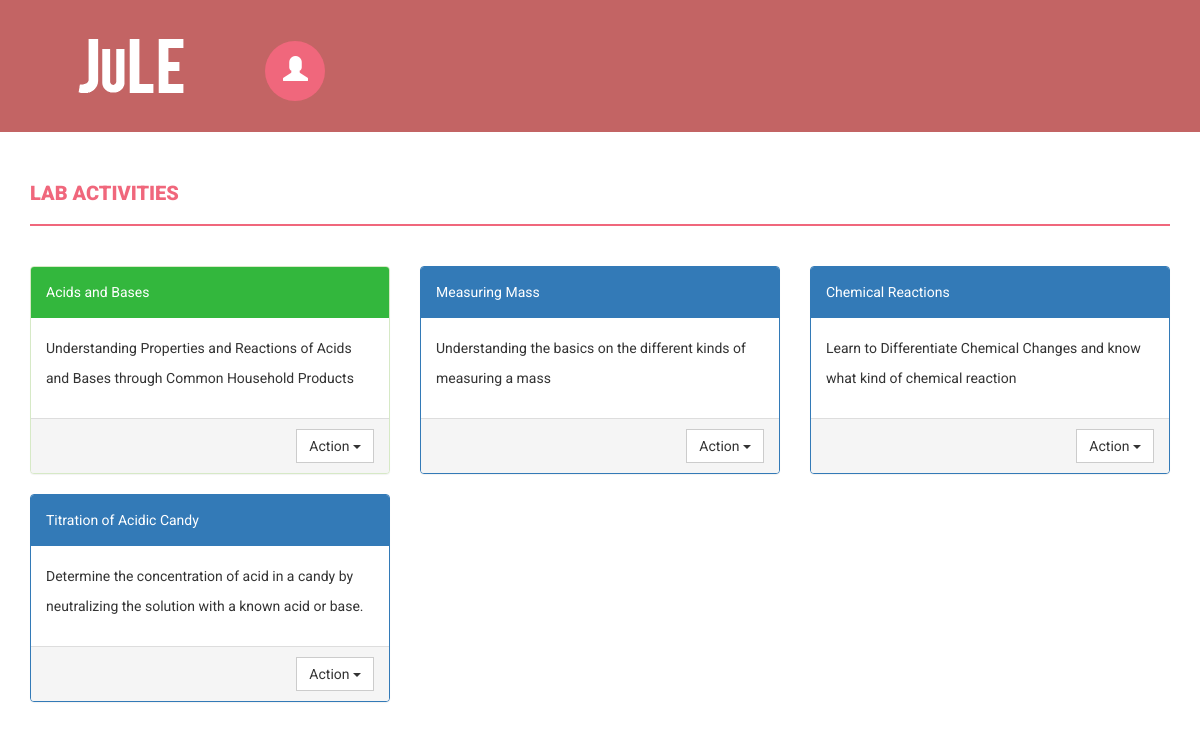
Before: /home/ (signed in) with the older database file.
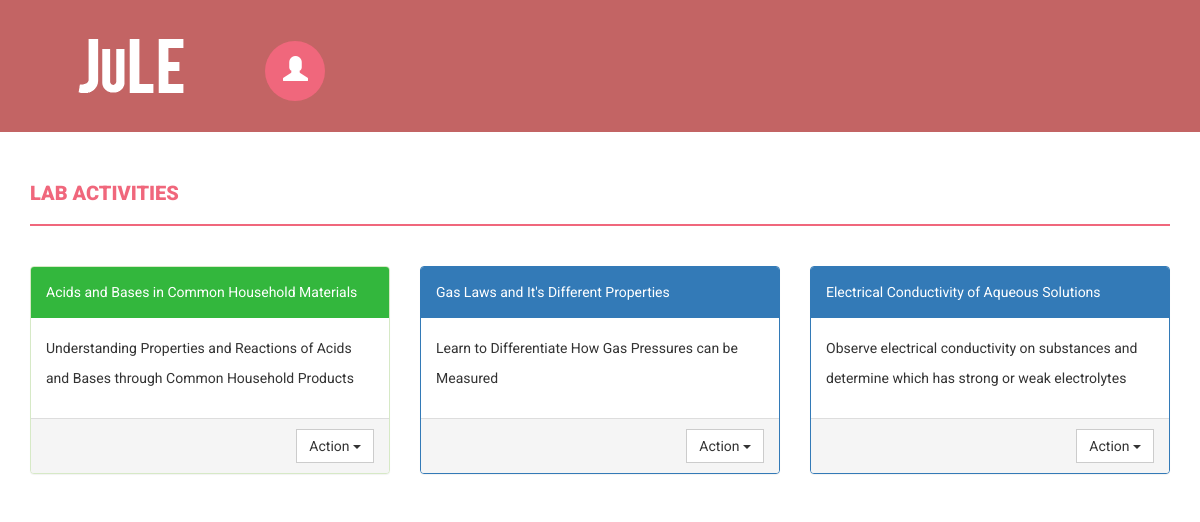
After: the same page with the newer database file.
### myapp/models.py (models this page shows, shortened)
class LabActivity(models.Model):
	labid = models.IntegerField(primary_key=True)
	labname = models.CharField(unique=True, max_length=100)
	labsummary = models.TextField(blank=True, null=True)
	numprocedures = models.IntegerField()
	hidden = models.BooleanField()
	selected = models.BooleanField()

### myapp/views.py (the view, shortened to what this page needs)
# urls.py: url(r'^home/$', views.home, name='home'),
def home(request):
	if(request.user.is_authenticated):
		if request.method=='GET':
			func = request.GET.get('func')
			myid = request.GET.get('id')
		uType = request.user.profile.userType
		context = {
			'labactivities': LabActivity.objects.all()
		}
		if(uType == False):
			template = loader.get_template('student.html')
		else:
			template = loader.get_template('teacher.html')
		return HttpResponse(template.render(context, request))

### myapp/templates/student.html (shortened to what this page needs)
{% load static %}
<!DOCTYPE html>
<html xmlns="http://www.w3.org/1999/xhtml">
<head>
    <link href="{% static 'css/bootstrap.css' %}" rel="stylesheet" />
    <link href="{% static 'css/font-awesome.css' %}" rel="stylesheet" />
    <link href="{% static 'css/style.css' %}" rel="stylesheet" />
    <link href="{% static 'css/mystyle.css' %}" rel="stylesheet" />
    <link href="{% static 'css/smart_wizard.css' %}" rel="stylesheet" type="text/css" />
    <link href="{% static 'css/smart_wizard_theme_circles.css' %}" rel="stylesheet" type="text/css" />
    <link href="{% static 'css/smart_wizard_theme_arrows.css' %}" rel="stylesheet" type="text/css" />
    <link href="{% static 'css/smart_wizard_theme_dots.css' %}" rel="stylesheet" type="text/css" />
</head>
<body>
    <div class="navbar navbar-inverse set-radius-zero">
        <div class="container">
            <div class="navbar-header">
                <a class="navbar-brand" href="{% url 'home' %}">
                    <img src="{% static 'img/logo1.png' %}" />
                </a>
            </div>
            <div class="left-div">
                <div class="user-settings-wrapper">
                    <ul class="nav">
                        <li class="dropdown">
                            <a class="dropdown-toggle" data-toggle="dropdown" href="#" aria-expanded="false">
                                <span class="glyphicon glyphicon-user" style="font-size: 25px;"></span>
                            </a>
                        </li>
                    </ul>
                </div>
            </div>
        </div>
    </div>
    <div class="content-wrapper">
        <div class="container">
            <div class="row">
                <div class="col-md-12">
                    <h4 class="page-head-line">Lab Activities</h4>
                </div>
            </div>
            <div class="row">
                {% for labactivity in labactivities %}
                {% if labactivity.hidden %}
                {% else %}
                <div class="col-md-4 col-sm-4">
                    {% if labactivity.selected %}
                    <div class="panel panel-success">
                    {% else %}
                    <div class="panel panel-primary">
                    {% endif %}
                        <div class="panel-heading">
                            {{ labactivity.labname }}
                        </div>
                        <div class="panel-body">
                            <p>{{ labactivity.labsummary }}</p>
                        </div>
                        <div class="panel-footer" align="right">
                            <div class="btn-group">
                                <button data-toggle="dropdown" class="btn btn-default dropdown-toggle borderless">Action <span class="caret"></span></button>
                            </div>
                        </div>
                    </div>
                </div>
                {% endif %}
                {% endfor %}
            </div>
        </div>
    </div>
</body>
</html>

Changed rows visible on the page:
no longer on this page (row edited): LabActivity: labname "Measuring Mass", labsummary "Understanding the basics on the different kinds of measuring a mass"
removed LabActivity: labname "Titration of Acidic Candy", labsummary "Determine the concentration of acid in a candy by neutralizing the solution with a known acid or base."
changed LabActivity: labname "Acids and Bases" → "Acids and Bases in Common Household Materials"
changed LabActivity: labname "Chemical Reactions" → "Gas Laws and It's Different Properties"; labsummary "Learn to Differentiate Chemical Changes and know what kind of chemical reaction" → "Learn to Differentiate How Gas Pressures can be Measured"
added LabActivity: labname "Electrical Conductivity of Aqueous Solutions", labsummary "Observe electrical conductivity on substances and determine which has strong or weak electrolytes"
